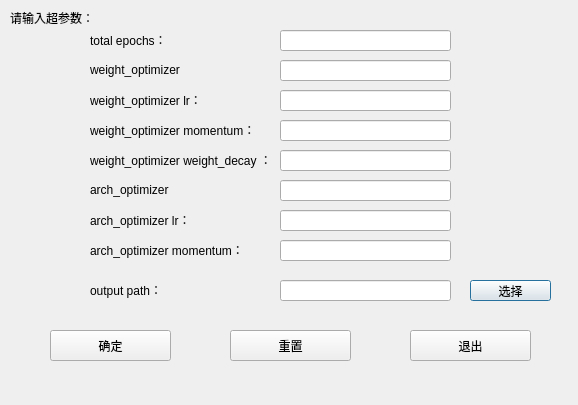
<?xml version="1.0" encoding="UTF-8"?>
<ui version="4.0">
 <class>Dialog</class>
 <widget class="QDialog" name="Dialog">
  <property name="geometry">
   <rect>
    <x>0</x>
    <y>0</y>
    <width>578</width>
    <height>405</height>
   </rect>
  </property>
  <property name="windowTitle">
   <string>超参数设置</string>
  </property>
  <widget class="QLabel" name="label">
   <property name="geometry">
    <rect>
     <x>10</x>
     <y>10</y>
     <width>131</width>
     <height>16</height>
    </rect>
   </property>
   <property name="text">
    <string>请输入超参数：</string>
   </property>
  </widget>
  <widget class="QLabel" name="label_2">
   <property name="geometry">
    <rect>
     <x>90</x>
     <y>30</y>
     <width>111</width>
     <height>20</height>
    </rect>
   </property>
   <property name="text">
    <string>total epochs：</string>
   </property>
  </widget>
  <widget class="QLineEdit" name="lineEdit">
   <property name="geometry">
    <rect>
     <x>280</x>
     <y>30</y>
     <width>171</width>
     <height>21</height>
    </rect>
   </property>
  </widget>
  <widget class="QLineEdit" name="lineEdit_2">
   <property name="geometry">
    <rect>
     <x>280</x>
     <y>60</y>
     <width>171</width>
     <height>21</height>
    </rect>
   </property>
   <property name="text">
    <string/>
   </property>
  </widget>
  <widget class="QLabel" name="label_3">
   <property name="geometry">
    <rect>
     <x>90</x>
     <y>60</y>
     <width>111</width>
     <height>20</height>
    </rect>
   </property>
   <property name="text">
    <string>weight_optimizer</string>
   </property>
  </widget>
  <widget class="QLineEdit" name="lineEdit_3">
   <property name="geometry">
    <rect>
     <x>280</x>
     <y>90</y>
     <width>171</width>
     <height>21</height>
    </rect>
   </property>
   <property name="text">
    <string/>
   </property>
  </widget>
  <widget class="QLabel" name="label_4">
   <property name="geometry">
    <rect>
     <x>90</x>
     <y>90</y>
     <width>141</width>
     <height>20</height>
    </rect>
   </property>
   <property name="text">
    <string>weight_optimizer lr：</string>
   </property>
  </widget>
  <widget class="QLineEdit" name="lineEdit_4">
   <property name="geometry">
    <rect>
     <x>280</x>
     <y>120</y>
     <width>171</width>
     <height>21</height>
    </rect>
   </property>
   <property name="text">
    <string/>
   </property>
  </widget>
  <widget class="QLabel" name="label_5">
   <property name="geometry">
    <rect>
     <x>90</x>
     <y>120</y>
     <width>161</width>
     <height>20</height>
    </rect>
   </property>
   <property name="text">
    <string>weight_optimizer momentum：</string>
   </property>
  </widget>
  <widget class="QLineEdit" name="lineEdit_5">
   <property name="geometry">
    <rect>
     <x>280</x>
     <y>150</y>
     <width>171</width>
     <height>21</height>
    </rect>
   </property>
   <property name="text">
    <string/>
   </property>
  </widget>
  <widget class="QLabel" name="label_6">
   <property name="geometry">
    <rect>
     <x>90</x>
     <y>280</y>
     <width>111</width>
     <height>20</height>
    </rect>
   </property>
   <property name="text">
    <string>output path：</string>
   </property>
  </widget>
  <widget class="QPushButton" name="pushButton">
   <property name="geometry">
    <rect>
     <x>470</x>
     <y>280</y>
     <width>81</width>
     <height>21</height>
    </rect>
   </property>
   <property name="text">
    <string>选择</string>
   </property>
  </widget>
  <widget class="QPushButton" name="pushButton_2">
   <property name="geometry">
    <rect>
     <x>50</x>
     <y>330</y>
     <width>121</width>
     <height>31</height>
    </rect>
   </property>
   <property name="text">
    <string>确定</string>
   </property>
  </widget>
  <widget class="QPushButton" name="pushButton_3">
   <property name="geometry">
    <rect>
     <x>230</x>
     <y>330</y>
     <width>121</width>
     <height>31</height>
    </rect>
   </property>
   <property name="text">
    <string>重置</string>
   </property>
  </widget>
  <widget class="QPushButton" name="pushButton_4">
   <property name="geometry">
    <rect>
     <x>410</x>
     <y>330</y>
     <width>121</width>
     <height>31</height>
    </rect>
   </property>
   <property name="text">
    <string>退出</string>
   </property>
  </widget>
  <widget class="QLabel" name="label_7">
   <property name="geometry">
    <rect>
     <x>90</x>
     <y>150</y>
     <width>191</width>
     <height>20</height>
    </rect>
   </property>
   <property name="text">
    <string>weight_optimizer weight_decay ：</string>
   </property>
  </widget>
  <widget class="QLineEdit" name="lineEdit_6">
   <property name="geometry">
    <rect>
     <x>280</x>
     <y>180</y>
     <width>171</width>
     <height>21</height>
    </rect>
   </property>
   <property name="text">
    <string/>
   </property>
  </widget>
  <widget class="QLabel" name="label_8">
   <property name="geometry">
    <rect>
     <x>90</x>
     <y>180</y>
     <width>111</width>
     <height>20</height>
    </rect>
   </property>
   <property name="text">
    <string>arch_optimizer</string>
   </property>
  </widget>
  <widget class="QLineEdit" name="lineEdit_7">
   <property name="geometry">
    <rect>
     <x>280</x>
     <y>210</y>
     <width>171</width>
     <height>21</height>
    </rect>
   </property>
   <property name="text">
    <string/>
   </property>
  </widget>
  <widget class="QLineEdit" name="lineEdit_8">
   <property name="geometry">
    <rect>
     <x>280</x>
     <y>240</y>
     <width>171</width>
     <height>21</height>
    </rect>
   </property>
   <property name="text">
    <string/>
   </property>
  </widget>
  <widget class="QLabel" name="label_9">
   <property name="geometry">
    <rect>
     <x>90</x>
     <y>240</y>
     <width>161</width>
     <height>20</height>
    </rect>
   </property>
   <property name="text">
    <string>arch_optimizer momentum：</string>
   </property>
  </widget>
  <widget class="QLabel" name="label_10">
   <property name="geometry">
    <rect>
     <x>90</x>
     <y>210</y>
     <width>141</width>
     <height>20</height>
    </rect>
   </property>
   <property name="text">
    <string>arch_optimizer lr：</string>
   </property>
  </widget>
  <widget class="QLineEdit" name="lineEdit_9">
   <property name="geometry">
    <rect>
     <x>280</x>
     <y>280</y>
     <width>171</width>
     <height>21</height>
    </rect>
   </property>
   <property name="text">
    <string/>
   </property>
  </widget>
 </widget>
 <layoutdefault spacing="6" margin="11"/>
 <resources/>
 <connections/>
</ui>
